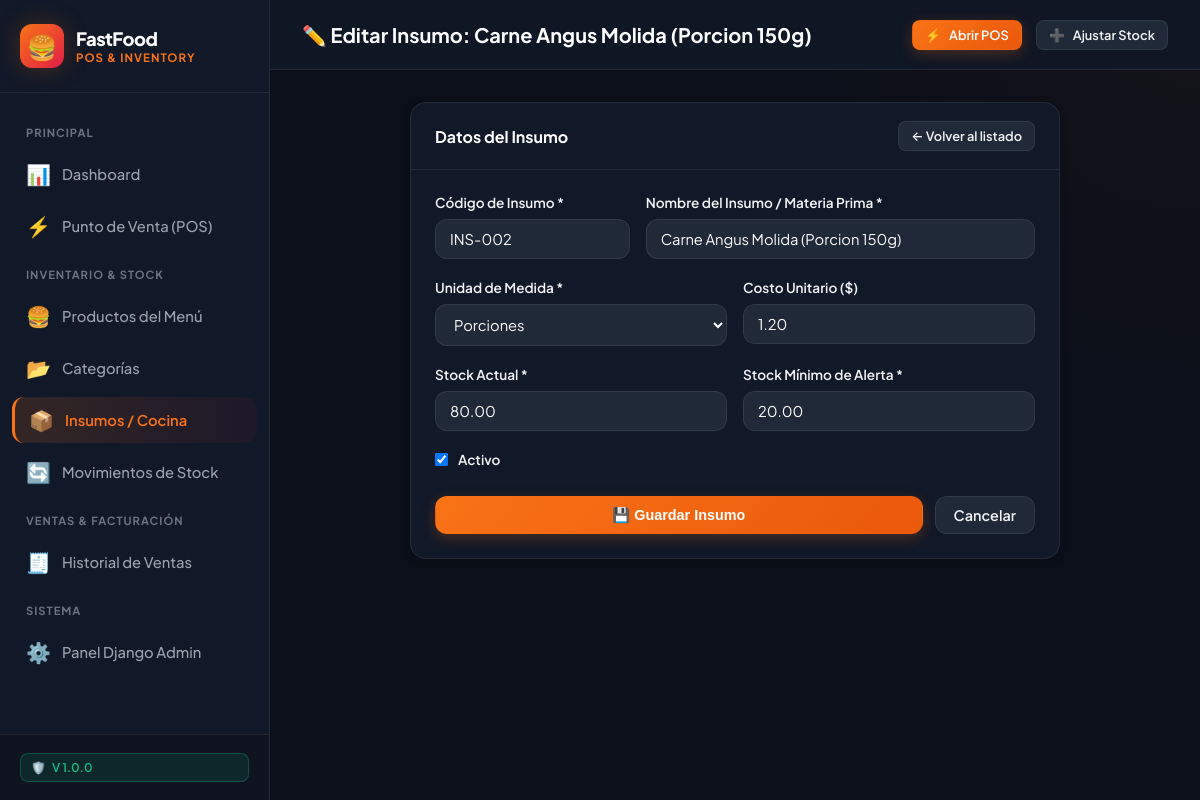
/insumos/2/editar/, run on the app's committed database.
### inventory_sales/models.py (models this page shows, shortened)
class Insumo(models.Model):
    UNIDADES = [
        ('UNIDAD', 'Unidades (u)'),
        ('KG', 'Kilogramos (kg)'),
        ('GRAMO', 'Gramos (g)'),
        ('LITRO', 'Litros (L)'),
        ('PORCION', 'Porciones'),
    ]
    codigo = models.CharField(max_length=50, unique=True, verbose_name="Código de Insumo")
    nombre = models.CharField(max_length=150, verbose_name="Nombre del Insumo / Materia Prima")
    unidad_medida = models.CharField(max_length=20, choices=UNIDADES, default='UNIDAD', verbose_name="Unidad de Medida")
    stock_actual = models.DecimalField(
        max_digits=10,
        decimal_places=2,
        default=0.00,
        validators=[MinValueValidator(Decimal('0.00'))],
        verbose_name="Stock Actual"
    )
    stock_minimo = models.DecimalField(
        max_digits=10,
        decimal_places=2,
        default=5.00,
        validators=[MinValueValidator(Decimal('0.00'))],
        verbose_name="Stock Mínimo de Alerta"
    )
    costo_unitario = models.DecimalField(
        max_digits=10,
        decimal_places=2,
        default=0.00,
        validators=[MinValueValidator(Decimal('0.00'))],
        verbose_name="Costo Unitario ($)"
    )
    activo = models.BooleanField(default=True, verbose_name="Activo")
    creado_en = models.DateTimeField(auto_now_add=True, verbose_name="Fecha de Creación")
    actualizado_en = models.DateTimeField(auto_now=True, verbose_name="Última Actualización")
    class Meta:
        verbose_name = "Insumo / Materia Prima"
        verbose_name_plural = "Insumos y Materias Primas"
        ordering = ['nombre']

### inventory_sales/views.py (the view, shortened to what this page needs)
# urls.py: path('insumos/<int:pk>/editar/', views.InsumoUpdateView.as_view(), name='insumo_edit'),
class InsumoUpdateView(UpdateView):
    model = Insumo
    form_class = InsumoForm
    template_name = 'inventory_sales/insumo_form.html'
    success_url = reverse_lazy('insumo_list')

### inventory_sales/forms.py (shortened to what this page needs)
class InsumoForm(BaseStyledForm):
    class Meta:
        model = Insumo
        fields = ['codigo', 'nombre', 'unidad_medida', 'stock_actual', 'stock_minimo', 'costo_unitario', 'activo']
        widgets = {
            'codigo': forms.TextInput(attrs={'placeholder': 'Ej. INS-001'}),
            'nombre': forms.TextInput(attrs={'placeholder': 'Ej. Pan de Hamburguesa Brioche, Carne Angus...'}),
            'stock_actual': forms.NumberInput(attrs={'step': '0.01', 'min': '0'}),
            'stock_minimo': forms.NumberInput(attrs={'step': '0.01', 'min': '0'}),
            'costo_unitario': forms.NumberInput(attrs={'step': '0.01', 'min': '0'}),
        }

### templates/inventory_sales/insumo_form.html (shortened to what this page needs)
{% extends 'base.html' %}
{% block page_title %}{% if form.instance.pk %}✏️ Editar Insumo: {{ form.instance.nombre }}{% else %}➕ Registrar Nuevo Insumo / Materia Prima{% endif %}{% endblock %}
{% block content %}
<div style="max-width: 650px; margin: 0 auto;">
    <div class="card">
        <div class="card-header">
            <strong style="color: #fff;">Datos del Insumo</strong>
            <a href="{% url 'insumo_list' %}" class="btn btn-secondary btn-sm">← Volver al listado</a>
        </div>
        <div class="card-body">
            <form method="post" novalidate>
                <div style="display: grid; grid-template-columns: 1fr 2fr; gap: 16px;">
                    <div class="form-group">
                        <label class="form-label" for="{{ form.codigo.id_for_label }}">{{ form.codigo.label }} *</label>
                        {{ form.codigo }}
                    </div>
                    <div class="form-group">
                        <label class="form-label" for="{{ form.nombre.id_for_label }}">{{ form.nombre.label }} *</label>
                        {{ form.nombre }}
                    </div>
                </div>
                <div style="display: grid; grid-template-columns: 1fr 1fr; gap: 16px;">
                    <div class="form-group">
                        <label class="form-label" for="{{ form.unidad_medida.id_for_label }}">{{ form.unidad_medida.label }} *</label>
                        {{ form.unidad_medida }}
                    </div>
                    <div class="form-group">
                        <label class="form-label" for="{{ form.costo_unitario.id_for_label }}">{{ form.costo_unitario.label }}</label>
                        {{ form.costo_unitario }}
                    </div>
                </div>
                <div style="display: grid; grid-template-columns: 1fr 1fr; gap: 16px;">
                    <div class="form-group">
                        <label class="form-label" for="{{ form.stock_actual.id_for_label }}">{{ form.stock_actual.label }} *</label>
                        {{ form.stock_actual }}
                    </div>
                    <div class="form-group">
                        <label class="form-label" for="{{ form.stock_minimo.id_for_label }}">{{ form.stock_minimo.label }} *</label>
                        {{ form.stock_minimo }}
                    </div>
                </div>
                <div class="form-group" style="display: flex; align-items: center; gap: 10px;">
                    {{ form.activo }}
                    <label class="form-label" style="margin-bottom: 0;" for="{{ form.activo.id_for_label }}">{{ form.activo.label }}</label>
                </div>
                <div style="display: flex; gap: 12px; margin-top: 28px;">
                    <button type="submit" class="btn btn-primary" style="flex: 1;">💾 Guardar Insumo</button>
                    <a href="{% url 'insumo_list' %}" class="btn btn-secondary">Cancelar</a>
                </div>
            </form>
        </div>
    </div>
</div>
{% endblock %}

### static/css/styles.css (style rules this page uses)
:root { --bg-main: #0b0f19; --bg-surface: #111827; --bg-card: #1f2937; --bg-card-hover: #283548; --border-color: rgba(255, 255, 255, 0.08); --border-focus: #f97316; --primary: #f97316; --primary-hover: #ea580c; --primary-glow: rgba(249, 115, 22, 0.25); --accent: #e11d48; --accent-glow: rgba(225, 29, 72, 0.25); --success: #10b981; --warning: #f59e0b; --danger: #ef4444; --info: #3b82f6; --text-main: #f3f4f6; --text-muted: #9ca3af; --text-dim: #6b7280; --radius-sm: 8px; --radius-md: 12px; --radius-lg: 16px; --radius-full: 9999px; --shadow-sm: 0 2px 8px rgba(0, 0, 0, 0.2); --shadow-md: 0 4px 20px rgba(0, 0, 0, 0.35); --shadow-glow: 0 0 25px var(--primary-glow); --transition: all 0.25s cubic-bezier(0.4, 0, 0.2, 1); }
* { margin: 0; padding: 0; box-sizing: border-box; }
body { font-family: 'Plus Jakarta Sans', -apple-system, BlinkMacSystemFont, sans-serif; background-color: var(--bg-main); color: var(--text-main); min-height: 100vh; display: flex; overflow-x: hidden; }
.btn { display: inline-flex; align-items: center; justify-content: center; gap: 8px; padding: 9px 18px; border-radius: var(--radius-md); font-size: 0.9rem; font-weight: 600; text-decoration: none; cursor: pointer; border: 1px solid transparent; transition: var(--transition); }
.btn-primary { background: linear-gradient(135deg, var(--primary), #ea580c); color: #fff; box-shadow: 0 4px 14px var(--primary-glow); }
.btn-secondary { background-color: var(--bg-card); border: 1px solid var(--border-color); color: var(--text-main); }
.btn-sm { padding: 6px 12px; font-size: 0.8rem; border-radius: var(--radius-sm); }
.card { background-color: var(--bg-surface); border: 1px solid var(--border-color); border-radius: var(--radius-lg); overflow: hidden; box-shadow: var(--shadow-sm); transition: var(--transition); }
.card-header { padding: 18px 24px; border-bottom: 1px solid var(--border-color); display: flex; align-items: center; justify-content: space-between; }
.card-body { padding: 24px; }
.form-group { margin-bottom: 20px; }
.form-label { display: block; font-size: 0.85rem; font-weight: 600; color: var(--text-main); margin-bottom: 8px; }
.form-control, .form-select { width: 100%; background-color: var(--bg-card); border: 1px solid var(--border-color); border-radius: var(--radius-md); padding: 10px 14px; color: #fff; font-size: 0.92rem; font-family: inherit; transition: var(--transition); }

### data on the page
Insumo: instance.nombre "Carne Angus Molida (Porcion 150g)", codigo "INS-002", nombre "Carne Angus Molida (Porcion 150g)", unidad_medida "Porciones", costo_unitario "1.20", stock_actual "80.00", stock_minimo "20.00", activo "☑"
